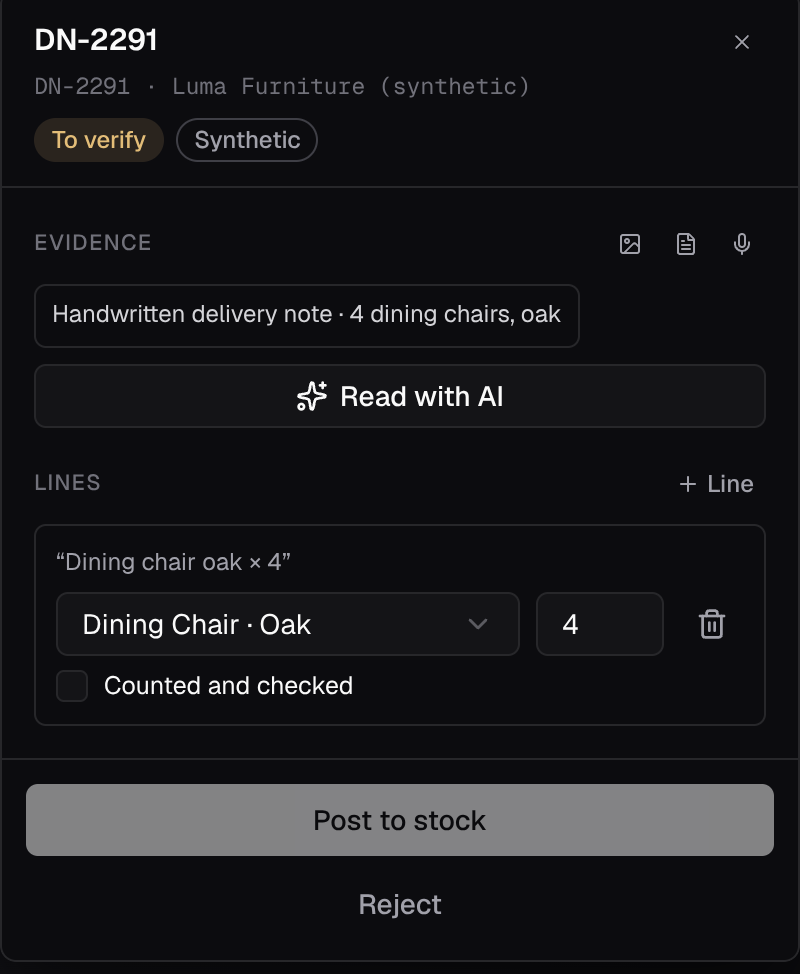
#> input picture promo/source/captured/ui/c01-receipt-review.png, 800 x 974 px; its folder holds 4 pictures in this run
$ python make-ui3.py
#> lines starting #> are read from the running program, lines starting #| are printed output that depends on the picture
# Crops the real WareOrb captures (captured/ui, 2x DPR) into the before/after card states used by promo v3.
# Every state is an unedited rectangle from one screenshot of the real app; before/after pairs come from
# consecutive captures around a single real click (see capture/capture-flow.mjs).
import json, os
from PIL import Image
HERE = os.path.dirname(os.path.abspath(__file__))
SRC = os.path.join(HERE, "../captured/ui")
OUT = os.path.join(HERE, "public/ui3")
os.makedirs(OUT, exist_ok=True)
crops = {
    # Receiving (J. Lim): line item unchecked → checked → Post to stock pressed → posted, history row recorded
    "r0-unchecked": ("c01-receipt-review", (14, 508, 786, 948)),
    "r1-checked": ("c02-receipt-checked", (14, 520, 786, 960)),
    "r2-posted": ("c03-receipt-posted", (14, 408, 786, 848)),
    # Ageing batch (Mei): Hand to Arif → Finding buyer
    "a0-ageing": ("c05-ageing-batch", None),
    "a1-handed": ("c05b-handed", None),
    # Approval (Mei): Approve → Approved by Mei
    "p0-approval": ("c08-approval", None),
    "p1-decision": ("c09-decision", None),
    # Collection (J. Lim): Confirm 2 left the warehouse → 2 collected
    "q0-confirm": ("c10b-collect-confirm", None),
    "q1-collected": ("c10c-collected", None),
}
meta = {}
for name, (src, box) in crops.items():
    im = Image.open(os.path.join(SRC, src + ".png"))
#> im is the input picture: PIL image 800x974 RGB; mean R, G, B 25.2, 25.1, 28
    if box:
        im = im.crop(box)
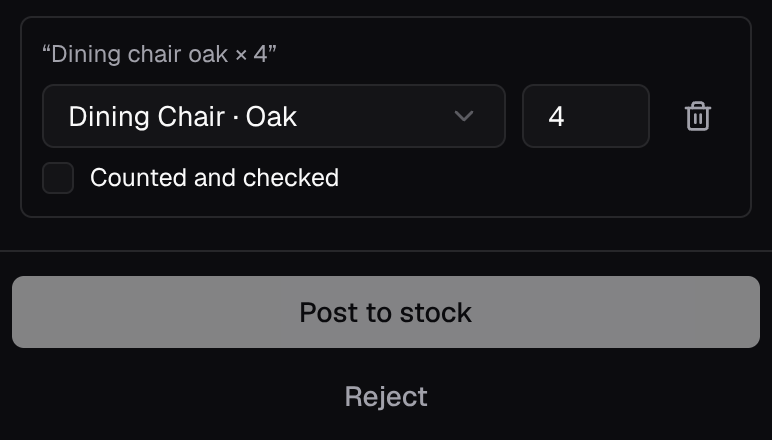
#> im: PIL image 772x440 RGB; mean R, G, B 34.7, 34.7, 37.5
    im.save(os.path.join(OUT, name + ".png"))
    meta[name] = {"src": src, "box": box, "size": im.size}
#> pass 2 of the loop `for name, (src, box) in crops.items():`:
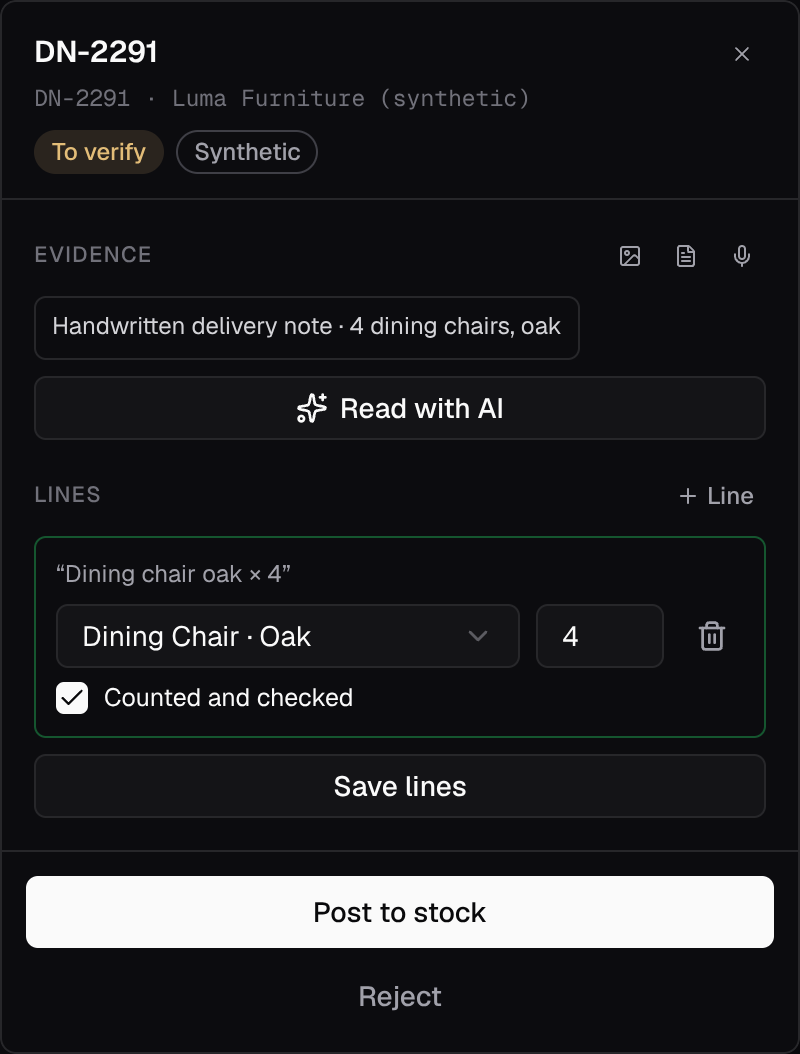
#> input picture promo/source/captured/ui/c02-receipt-checked.png, 800 x 1054 px
#> im is the input picture: PIL image 800x1054 RGB; mean R, G, B 32.7, 32.9, 35.5
#> `im = im.crop(box)`:
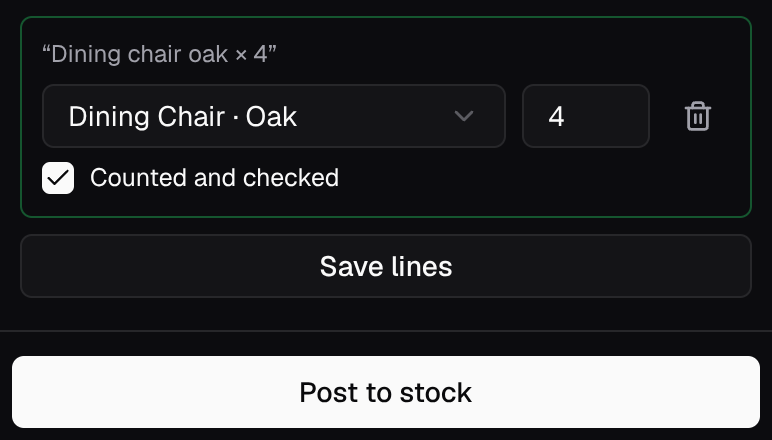
#> im: PIL image 772x440 RGB; mean R, G, B 55.2, 55.9, 57.9
#> pass 3 of the loop `for name, (src, box) in crops.items():`:
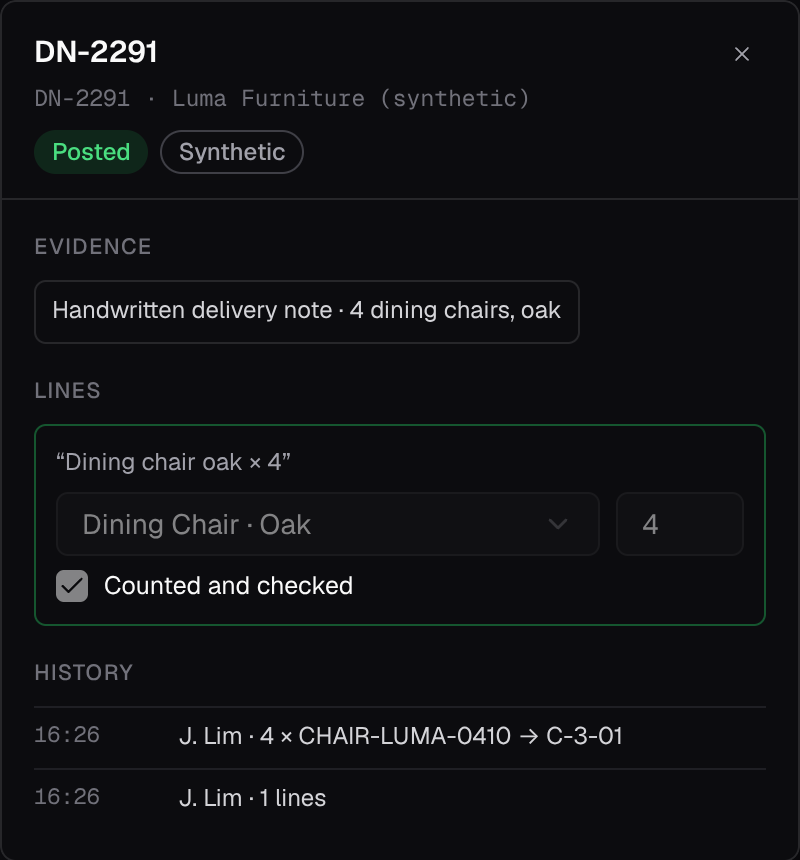
#> input picture promo/source/captured/ui/c03-receipt-posted.png, 800 x 860 px
#> im is the input picture: PIL image 800x860 RGB; mean R, G, B 16.6, 17.2, 19.8
#> `im = im.crop(box)`:
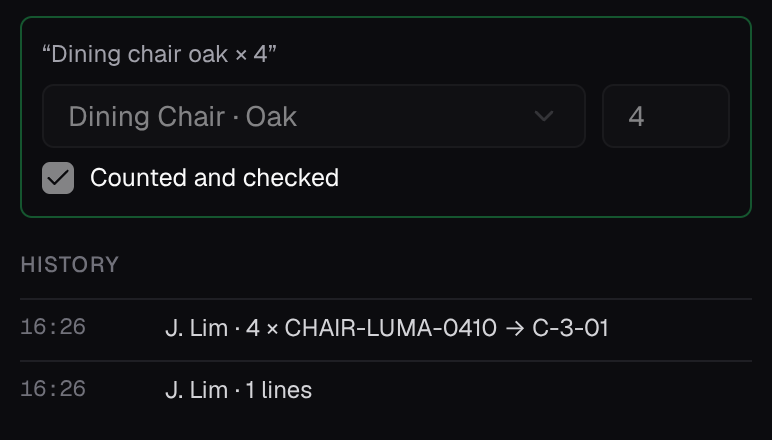
#> im: PIL image 772x440 RGB; mean R, G, B 16.8, 17.6, 20.1
#> (the run stopped early here; a loop or call above may not have finished)
